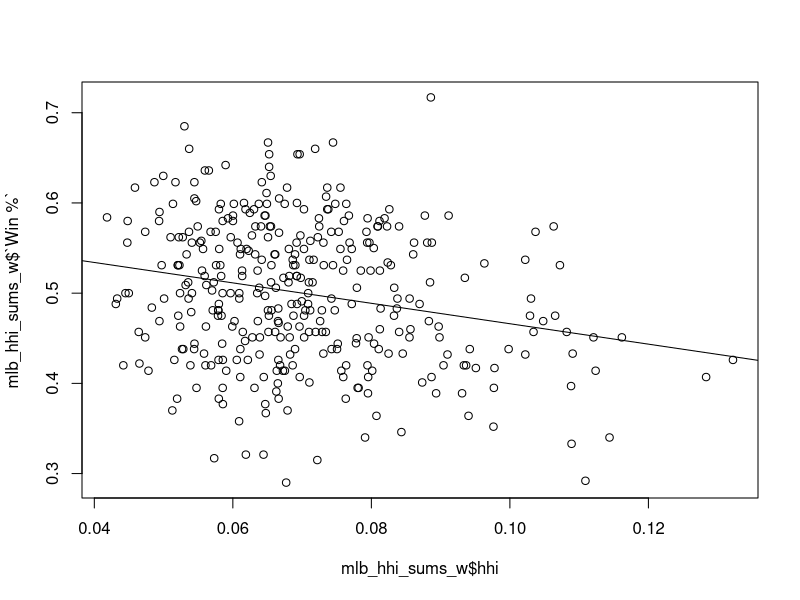
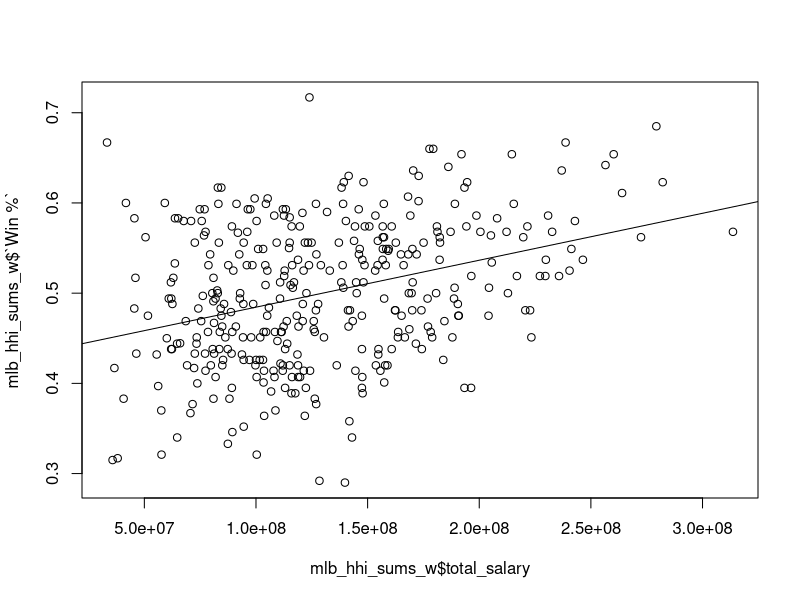
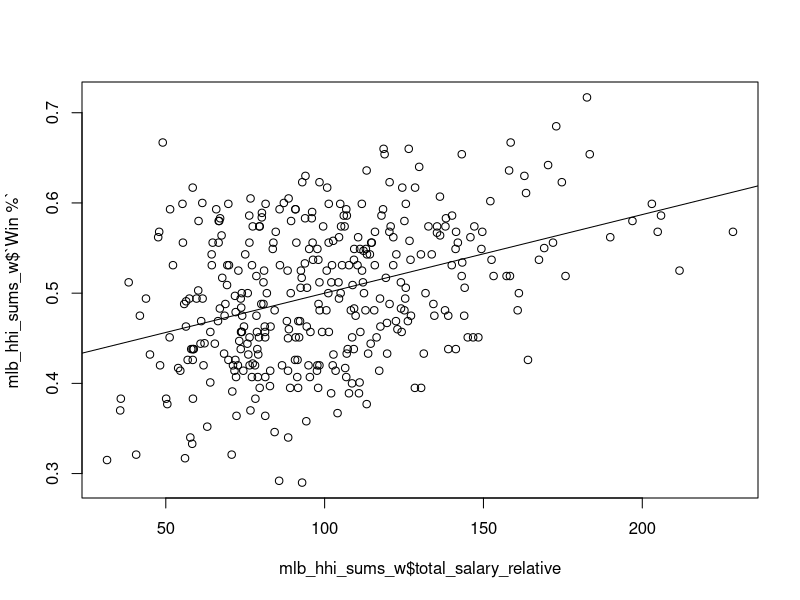
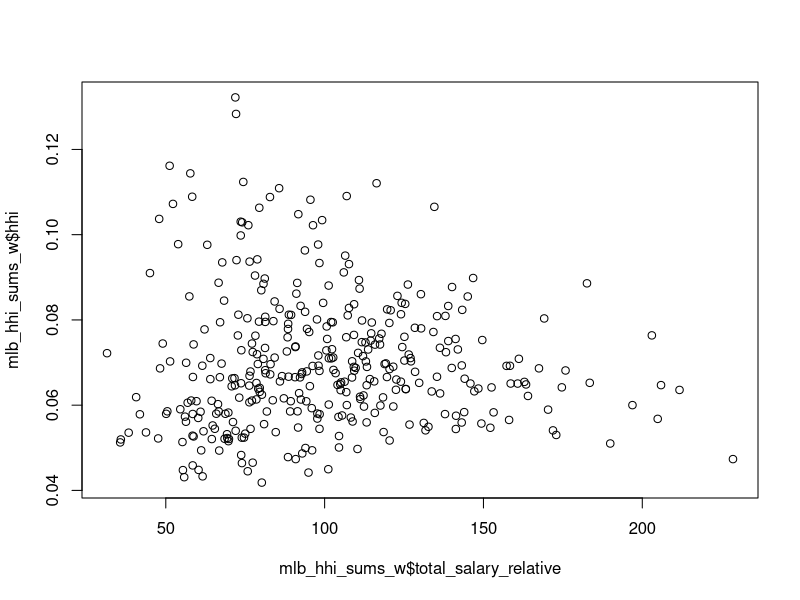
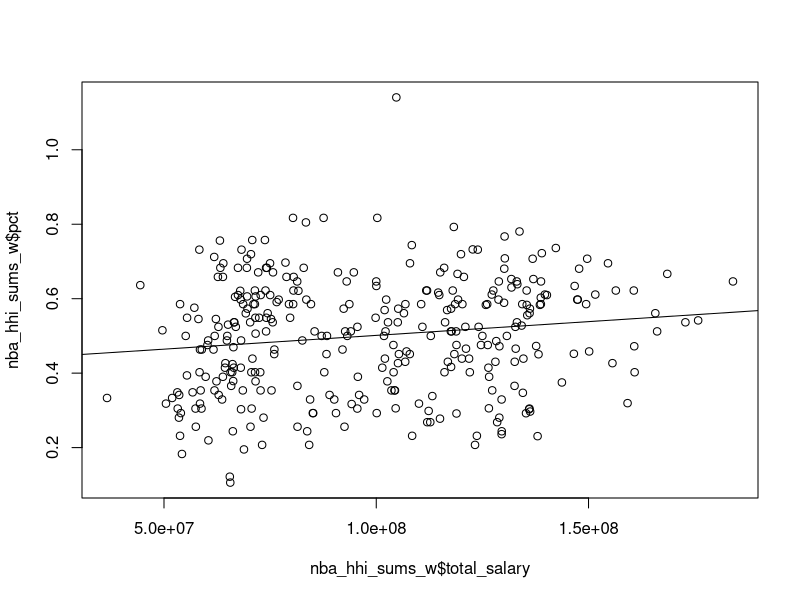
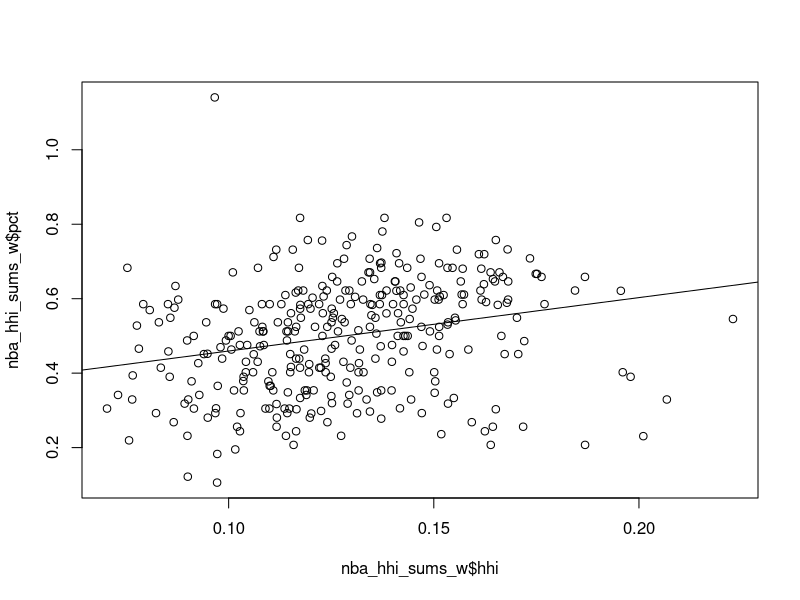
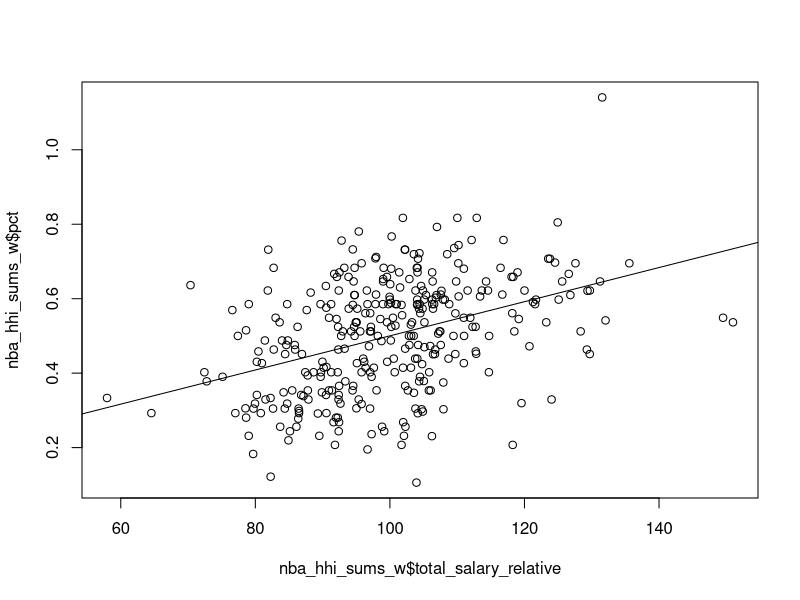
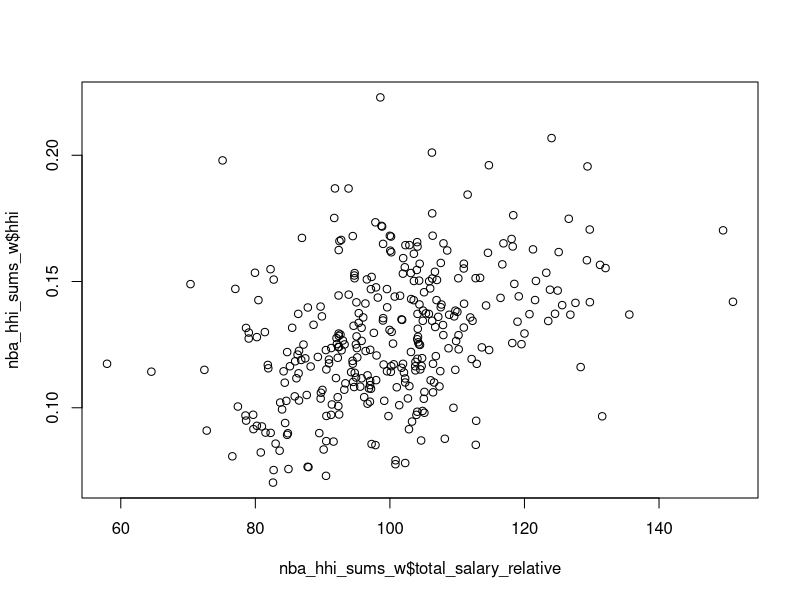

Here is the R script that generated these plots, in order:
## ---- chunk 1
# Load packages
library(tidyverse)
library(readxl)
library(sandwich)
library(lmtest)

# Load MLB data
mlb_players <- read_csv("MLB Player Salaries 10-24.csv")
HSAC_MLB_payroll_data <- read_csv("HSAC - MLB payroll data.csv")

# Clean payroll data
mlb_players$`Adj. Salary` <- gsub('\\$', '', mlb_players$`Adj. Salary`)
mlb_players$`Adj. Salary` <- gsub(',', '', mlb_players$`Adj. Salary`)
mlb_players$`Adj. Salary` <- gsub('-', '0', mlb_players$`Adj. Salary`)
mlb_players$`Adj. Salary`<- as.integer(mlb_players$`Adj. Salary`)

# Keep team names consistent
HSAC_MLB_payroll_data$Team <- gsub("St. Louis Cardinals", "St Louis Cardinals", HSAC_MLB_payroll_data$Team)
HSAC_MLB_payroll_data$Team <- gsub("Cleveland Indians", "Cleveland Guardians", HSAC_MLB_payroll_data$Team)
HSAC_MLB_payroll_data$Team <- gsub("Florida Marlins", "Miami Marlins", HSAC_MLB_payroll_data$Team)

# Sum salary by team-year
mlb_team_sums <- mlb_players %>% 
  group_by(Team, Year) %>%
  summarise(total_salary=sum(`Adj. Salary`))

# Calculate HHI
mlb_players$hhi_i <- 0

for(i in 1:nrow(mlb_players)) {
  team <- mlb_players[[i, "Team"]]
  year <- mlb_players[[i, "Year"]]
  mlb_players[i, "hhi_i"] <- (mlb_players[[i, "Adj. Salary"]] / mlb_team_sums[mlb_team_sums$Team == team & mlb_team_sums$Year == year, "total_salary"]) ^ 2
  
}

mlb_hhi_sums <- mlb_players %>% 
  group_by(Team, Year) %>%
  summarise(hhi=sum(hhi_i))

# Combine datasets
mlb_hhi_sums_w <- merge(mlb_hhi_sums, HSAC_MLB_payroll_data[, c(1,3,4)], by = c("Team", "Year"), all=TRUE) 
mlb_hhi_sums_w <- merge(mlb_hhi_sums_w, mlb_team_sums[, c(1,2,3)], by = c("Team", "Year"), all=TRUE) 

# WILL FIX: ADD MIAMI MARLINS WINNING PERCENTAGE: 72/162
# DO WE WANT TO INCLUDE DEFERRED SALARIES?
# REMOVE 2020?
mlb_hhi_sums_w[169, "Win %"] <- 72/162

# DROP 2020 AND 2011??

# Winning percentage vs HHI
plot(mlb_hhi_sums_w$hhi, mlb_hhi_sums_w$`Win %`)
abline(lm(`Win %` ~ hhi, data=mlb_hhi_sums_w))
summary(lm(`Win %` ~ hhi, data=mlb_hhi_sums_w))

# Winning percentage vs salary
plot(mlb_hhi_sums_w$total_salary, mlb_hhi_sums_w$`Win %`)
abline(lm(`Win %` ~total_salary, data=mlb_hhi_sums_w))
cor(mlb_hhi_sums_w$total_salary, mlb_hhi_sums_w$`Win %`, use="pairwise.complete.obs")
summary(lm(`Win %` ~total_salary, data=mlb_hhi_sums_w))

# Winning percentage vs HHI and salary
summary(lm(`Win %` ~ hhi+ total_salary, data=mlb_hhi_sums_w))

# Create variable for salary as percent of league average
mlb_hhi_sums_w <- mlb_hhi_sums_w %>% 
  group_by(Year) %>% 
  mutate(avg_salary = mean(total_salary))

mlb_hhi_sums_w$total_salary_relative <- mlb_hhi_sums_w$total_salary / mlb_hhi_sums_w$avg_salary * 100

plot(mlb_hhi_sums_w$total_salary_relative, mlb_hhi_sums_w$`Win %`)
abline(lm(`Win %` ~ total_salary_relative, data=mlb_hhi_sums_w))
summary(lm(`Win %` ~ total_salary_relative, data=mlb_hhi_sums_w))

# Winning percentage vs HHI and relative salary 
mlb_final_lm <- lm(`Win %` ~ total_salary_relative + hhi, data=mlb_hhi_sums_w)
coeftest(mlb_final_lm, vcov = vcovHC(mlb_final_lm, type="HC1"))

plot(mlb_hhi_sums_w$total_salary_relative, mlb_hhi_sums_w$hhi)
cor(mlb_hhi_sums_w$total_salary_relative, mlb_hhi_sums_w$hhi, use="pairwise.complete.obs")


sd(mlb_hhi_sums_w$hhi)

## ---- chunk 2
library(tidyverse)
library(readxl)
library(sandwich)
library(lmtest)

nba_records <- read_excel("NBA_W_L.xlsx")


nba_players <- read_csv("NBA Player Salaries 1-6.csv")

nba_players$`Cap Figure` <- gsub('\\$', '', nba_players$`Cap Figure`)
nba_players$`Cap Figure` <- gsub(',', '', nba_players$`Cap Figure`)
nba_players$`Cap Figure` <- gsub('-', '0', nba_players$`Cap Figure`)

nba_players$`Cap Figure`<- as.integer(nba_players$`Cap Figure`)

nba_team_sums <- nba_players %>% 
  group_by(Team, Year) %>%
  summarise(total_salary=sum(`Cap Figure`, na.rm=TRUE))

nba_players$hhi_i <- 0

for(i in 1:nrow(nba_players)) {
  team <- nba_players[[i, "Team"]]
  year <- nba_players[[i, "Year"]]
  nba_players[i, "hhi_i"] <- (nba_players[[i, "Cap Figure"]] / nba_team_sums[nba_team_sums$Team == team & nba_team_sums$Year == year, "total_salary"]) ^ 2
  
}

nba_hhi_sums <- nba_players %>% 
  group_by(Team, Year) %>%
  summarise(hhi=sum(hhi_i, na.rm=TRUE))

# write.csv(hhi_sums, "hhi")


nba_hhi_sums_w <- merge(nba_hhi_sums, nba_records, by = c("Team", "Year"), all=TRUE) 
nba_hhi_sums_w <- merge(nba_hhi_sums_w, nba_team_sums, by = c("Team", "Year"), all=TRUE) 



plot(nba_hhi_sums_w$total_salary, nba_hhi_sums_w$pct)
abline(lm(pct ~ total_salary, data=nba_hhi_sums_w))
summary(lm(pct ~ total_salary, data=nba_hhi_sums_w))


plot(nba_hhi_sums_w$hhi, nba_hhi_sums_w$pct)
abline(lm(pct ~ hhi, data=nba_hhi_sums_w))
summary(lm(pct ~ hhi, data=nba_hhi_sums_w))



# Maybe salary should be as percent of league average that year, since salaries probs got bigger over time
nba_hhi_sums_w <- nba_hhi_sums_w %>% 
  group_by(Year) %>% 
  mutate(avg_salary = mean(total_salary))

nba_hhi_sums_w$total_salary_relative <- nba_hhi_sums_w$total_salary / nba_hhi_sums_w$avg_salary * 100

plot(nba_hhi_sums_w$total_salary_relative, nba_hhi_sums_w$pct)
abline(lm(pct ~ total_salary_relative, data=nba_hhi_sums_w))
summary(lm(pct ~ total_salary_relative, data=nba_hhi_sums_w))


# Winning percentage vs HHI and relative salary 
nba_final_lm <- lm(pct ~ total_salary_relative + hhi, data=nba_hhi_sums_w)
coeftest(nba_final_lm, vcov = vcovHC(nba_final_lm, type="HC1"))

sd(nba_hhi_sums_w$hhi)

# There's actually quite a correlation between HHI and payroll in the NBA 
plot(nba_hhi_sums_w$total_salary_relative, nba_hhi_sums_w$hhi)
cor(nba_hhi_sums_w$total_salary_relative, nba_hhi_sums_w$hhi, use="pairwise.complete.obs")




# I think we'll keep amnesties, since we're including retained salaries in MLB
